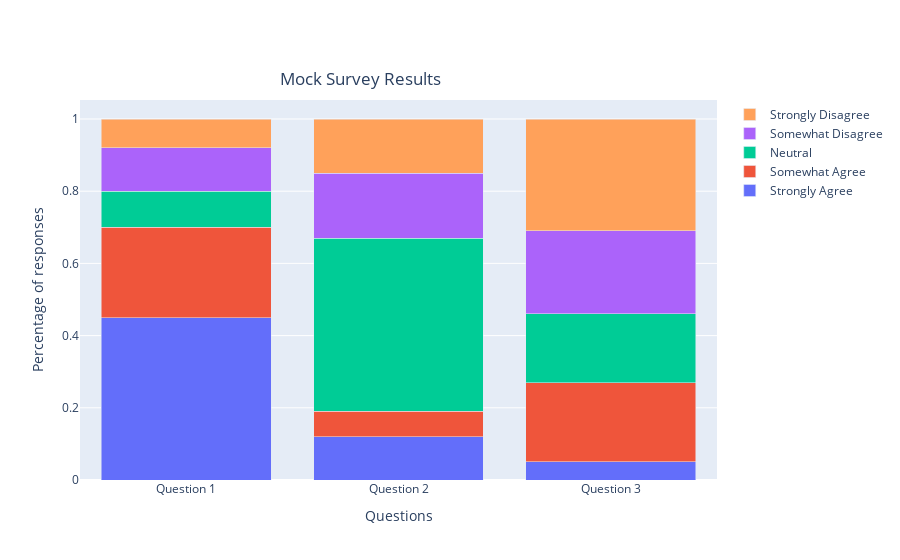

The cell this chart's notebook holds for it:
### Markdown cell above
## Bar Charts

Objective: Create a stacked bar chart from
the file mocksurvey.csv. Note that questions appear in
the index (and should be used for the x-axis), while responses
appear as column labels. 

Extra Credit: make a horizontal bar chart!

### Code cell
# create a DataFrame from the .csv file:
df=pd.read_csv('mocksurvey.csv').rename({'Unnamed: 0':''},axis=1)

# create traces using a list comprehension:
data = [go.Bar(x=df[''],
               y=df[f'{opinion}'],
               name=f'{opinion}')\
        for opinion in df.columns[1:]]


# create a layout, remember to set the barmode here
layout = go.Layout(title=dict(text='Mock Survey Results',
                              x=.4,
                              xanchor= 'center',
                              y=.87
                             ),
                   xaxis = dict(title = "Questions"),
                   yaxis = dict(title = "Percentage of responses"),
                   barmode='stack')

# create a fig from data & layout, and plot the fig
fig = go.Figure(data=data, layout=layout)
pyo.iplot(fig,filename='mocksurveybars.html')

### Figure 1 — Plotly figure (JSON) as saved in the notebook; plotly's stock layout.template omitted (floating-point values rounded to 4 significant figures)
{"data": [{"name": "Strongly Agree", "type": "bar", "x": ["Question 1", "Question 2", "Question 3"], "y": [0.45, 0.12, 0.05]}, {"name": "Somewhat Agree", "type": "bar", "x": ["Question 1", "Question 2", "Question 3"], "y": [0.25, 0.07, 0.22]}, {"name": "Neutral", "type": "bar", "x": ["Question 1", "Question 2", "Question 3"], "y": [0.1, 0.48, 0.19]}, {"name": "Somewhat Disagree", "type": "bar", "x": ["Question 1", "Question 2", "Question 3"], "y": [0.12, 0.18, 0.23]}, {"name": "Strongly Disagree", "type": "bar", "x": ["Question 1", "Question 2", "Question 3"], "y": [0.08, 0.15, 0.31]}], "layout": {"barmode": "stack", "title": {"text": "Mock Survey Results", "x": 0.4, "xanchor": "center", "y": 0.87}, "xaxis": {"title": {"text": "Questions"}}, "yaxis": {"title": {"text": "Percentage of responses"}}}}
